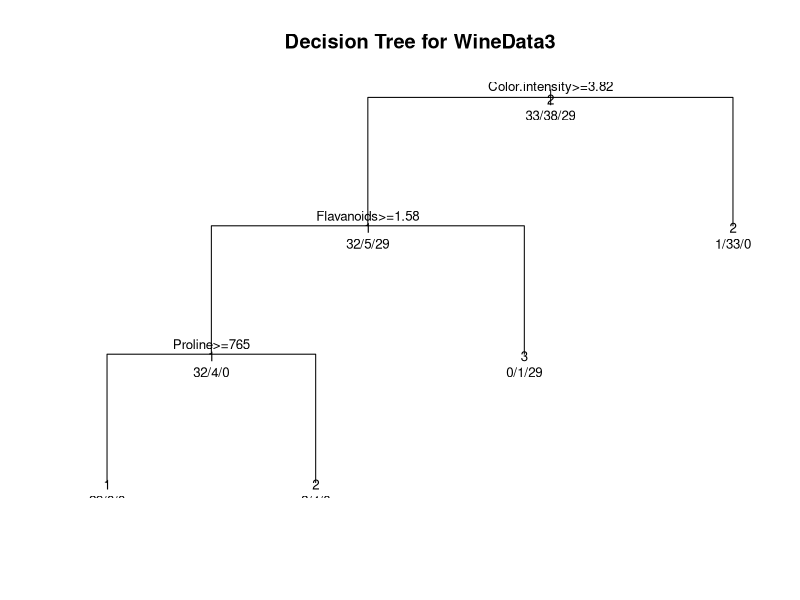
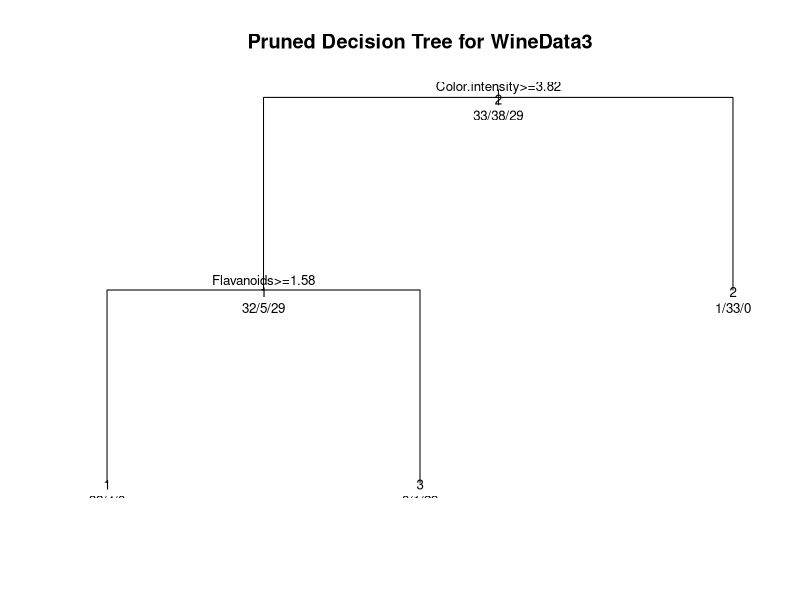
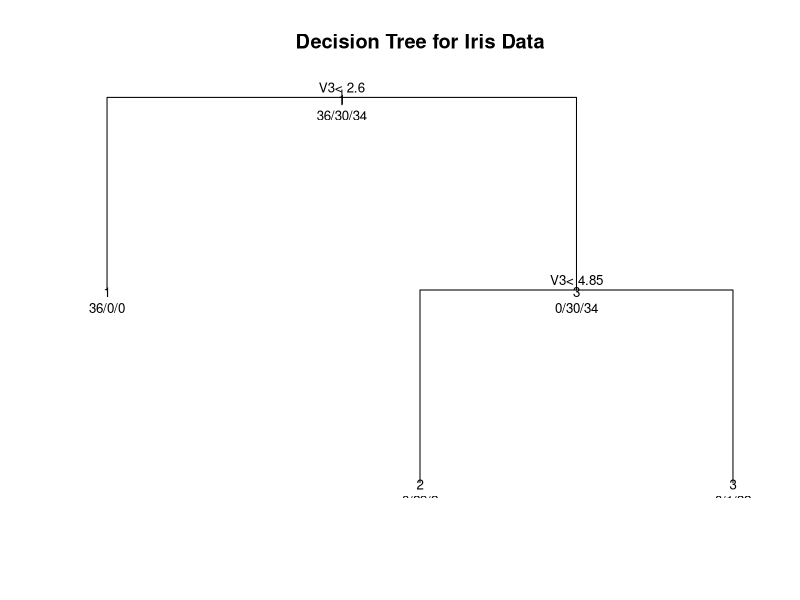
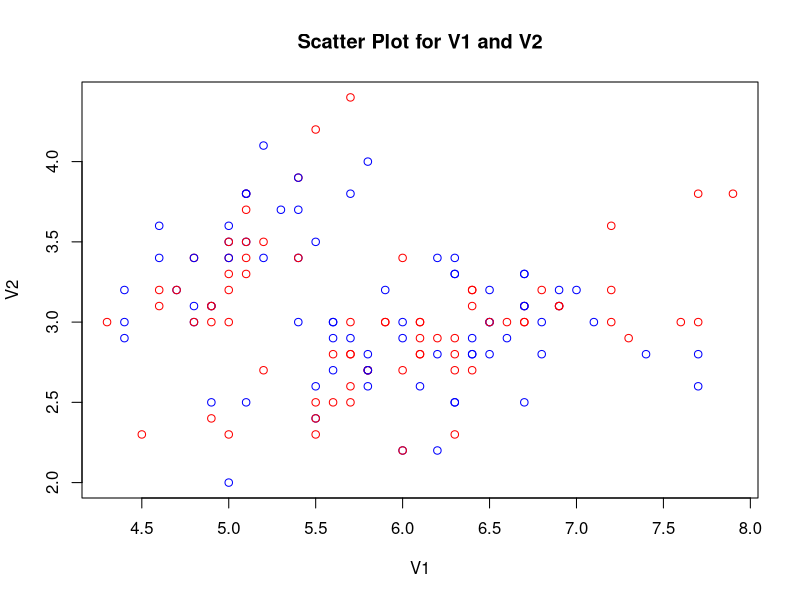
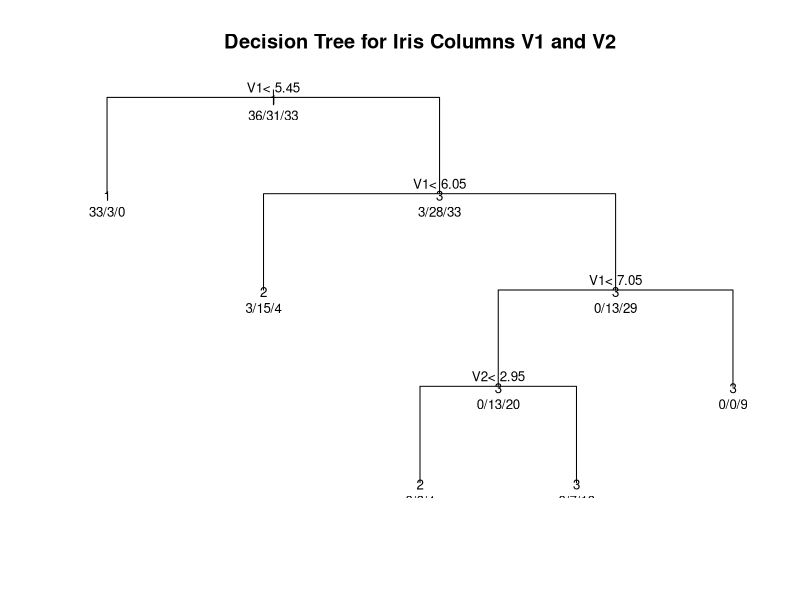

These charts were generated, in order, by the following R code:
setwd("/Users/diogocosta/Work/computer-science/cs3002/cs3002-laboratory-three")

accuracy = function(test, pred) {
  n = length(test) #the number of test cases
  ncorrect = sum(pred==test) #the number of correctly predicted
  accuracy=ncorrect/n
  
  return (accuracy)
}

confusion_matrix = function(test, pred) {
  return (table(test, pred))
}

winedata = read.csv('winedata3.csv', sep=",")
wineclass = winedata[,1]
winevalues = winedata[,-1]

#set up a training set
wineclassTrain = wineclass[1:100]
winevaluesTrain = winevalues[1:100,]

#and testset
wineclassTest = wineclass[100:178]
winevaluesTest = winevalues[100:178,]

library(rpart)
fit = rpart(wineclassTrain~., method="class", data=winevaluesTrain)

plot(fit, uniform=TRUE, main="Decision Tree for WineData3")
text(fit, use.n=TRUE, all=TRUE, cex=.8)

treepred = predict(fit, winevaluesTest, type = 'class')
print(accuracy(wineclassTest, treepred))
print(confusion_matrix(wineclassTest, treepred))

pfit = prune(fit, cp=0.1)
plot(pfit, uniform=TRUE, main="Pruned Decision Tree for WineData3")
text(pfit, use.n=TRUE, all=TRUE, cex=.8)

library(class)

knn3pred = knn(winevaluesTrain, winevaluesTest, wineclassTrain, k=3)
print(accuracy(wineclassTest, knn3pred))
print(confusion_matrix(wineclassTest, knn3pred))

# ASSESSED EXERCISE
raw_data = read.csv('iris.csv', sep=",", header = FALSE)
class_data = read.csv('iris_real.csv', sep=",", header = FALSE)

split = sample(150, 100)

x_train = raw_data[split,]
x_test = raw_data[-split,]

y_train = class_data[split,]
y_test = class_data[-split,]

fit = rpart(y_train~., method="class", data=x_train)
fit = prune(fit, cp=0.01)
plot(fit, uniform=TRUE, main="Decision Tree for Iris Data")
text(fit, use.n=TRUE, all=TRUE, cex=.8)

treepred <-predict(fit, x_test, type = 'class')
print(accuracy(y_test, treepred))
print(confusion_matrix(y_test, treepred))

two_raw = raw_data[, c('V1', 'V2')]
plot(two_raw[, c('V1')], two_raw[, c('V2')], col = c("blue","red"), main='Scatter Plot for V1 and V2', xlab = 'V1', ylab = 'V2')

two_raw_sample = sample(150, 100)

two_raw_x_train = two_raw[two_raw_sample,]
two_raw_x_test = two_raw[-two_raw_sample,]

two_classes_y_train = class_data[two_raw_sample,]
two_classes_y_test = class_data[-two_raw_sample,]

fit = rpart(two_classes_y_train~., method="class", data=two_raw_x_train)
plot(fit, uniform=TRUE, main="Decision Tree for Iris Columns V1 and V2")
text(fit, use.n=TRUE, all=TRUE, cex=.8)

treepred <-predict(fit, two_raw_x_test, type = 'class')
print(accuracy(two_classes_y_test, treepred))
print(confusion_matrix(two_classes_y_test, treepred))

knn3pred = knn(two_raw_x_train, two_raw_x_test, two_classes_y_train, k=3)
print(accuracy(two_classes_y_test, knn3pred))
print(confusion_matrix(two_classes_y_test, knn3pred))
